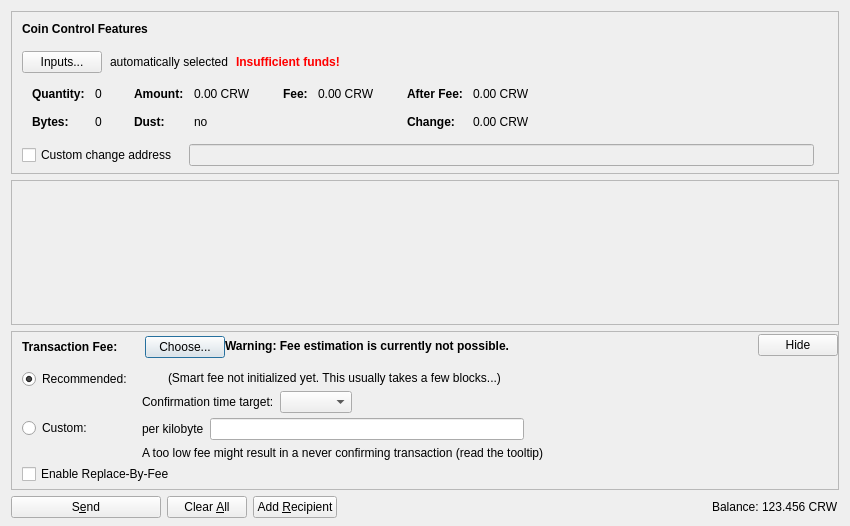
<?xml version="1.0" encoding="UTF-8"?>
<ui version="4.0">
 <class>SendCoinsDialog</class>
 <widget class="QDialog" name="SendCoinsDialog">
  <property name="geometry">
   <rect>
    <x>0</x>
    <y>0</y>
    <width>850</width>
    <height>526</height>
   </rect>
  </property>
  <property name="windowTitle">
   <string>Send Coins</string>
  </property>
  <layout class="QVBoxLayout" name="verticalLayout" stretch="0,1,0,0">
   <property name="bottomMargin">
    <number>8</number>
   </property>
   <item>
    <widget class="QFrame" name="frameCoinControl">
     <property name="sizePolicy">
      <sizepolicy hsizetype="Expanding" vsizetype="Expanding">
       <horstretch>0</horstretch>
       <verstretch>0</verstretch>
      </sizepolicy>
     </property>
     <property name="maximumSize">
      <size>
       <width>16777215</width>
       <height>16777215</height>
      </size>
     </property>
     <property name="frameShape">
      <enum>QFrame::StyledPanel</enum>
     </property>
     <property name="frameShadow">
      <enum>QFrame::Sunken</enum>
     </property>
     <layout class="QVBoxLayout" name="verticalLayoutCoinControl2">
      <property name="spacing">
       <number>0</number>
      </property>
      <property name="leftMargin">
       <number>0</number>
      </property>
      <property name="topMargin">
       <number>0</number>
      </property>
      <property name="rightMargin">
       <number>0</number>
      </property>
      <property name="bottomMargin">
       <number>6</number>
      </property>
      <item>
       <layout class="QVBoxLayout" name="verticalLayoutCoinControl" stretch="0,0,0,0,1">
        <property name="spacing">
         <number>0</number>
        </property>
        <property name="leftMargin">
         <number>10</number>
        </property>
        <property name="topMargin">
         <number>10</number>
        </property>
        <item>
         <layout class="QHBoxLayout" name="horizontalLayoutCoinControl1">
          <property name="bottomMargin">
           <number>15</number>
          </property>
          <item>
           <widget class="QLabel" name="labelCoinControlFeatures">
            <property name="sizePolicy">
             <sizepolicy hsizetype="Preferred" vsizetype="Maximum">
              <horstretch>0</horstretch>
              <verstretch>0</verstretch>
             </sizepolicy>
            </property>
            <property name="font">
             <font>
              <weight>75</weight>
              <bold>true</bold>
             </font>
            </property>
            <property name="styleSheet">
             <string notr="true">font-weight:bold;</string>
            </property>
            <property name="text">
             <string>Coin Control Features</string>
            </property>
           </widget>
          </item>
         </layout>
        </item>
        <item>
         <layout class="QHBoxLayout" name="horizontalLayoutCoinControl2" stretch="0,0,0,0">
          <property name="spacing">
           <number>8</number>
          </property>
          <property name="bottomMargin">
           <number>10</number>
          </property>
          <item>
           <widget class="QPushButton" name="pushButtonCoinControl">
            <property name="styleSheet">
             <string notr="true"/>
            </property>
            <property name="text">
             <string>Inputs...</string>
            </property>
            <property name="autoDefault">
             <bool>false</bool>
            </property>
           </widget>
          </item>
          <item>
           <widget class="QLabel" name="labelCoinControlAutomaticallySelected">
            <property name="text">
             <string>automatically selected</string>
            </property>
            <property name="margin">
             <number>5</number>
            </property>
           </widget>
          </item>
          <item>
           <widget class="QLabel" name="labelCoinControlInsuffFunds">
            <property name="font">
             <font>
              <weight>75</weight>
              <bold>true</bold>
             </font>
            </property>
            <property name="styleSheet">
             <string notr="true">color:red;font-weight:bold;</string>
            </property>
            <property name="text">
             <string>Insufficient funds!</string>
            </property>
            <property name="margin">
             <number>5</number>
            </property>
           </widget>
          </item>
          <item>
           <spacer name="horizontalSpacerCoinControl">
            <property name="orientation">
             <enum>Qt::Horizontal</enum>
            </property>
            <property name="sizeHint" stdset="0">
             <size>
              <width>40</width>
              <height>1</height>
             </size>
            </property>
           </spacer>
          </item>
         </layout>
        </item>
        <item>
         <widget class="QWidget" name="widgetCoinControl" native="true">
          <property name="sizePolicy">
           <sizepolicy hsizetype="Preferred" vsizetype="Preferred">
            <horstretch>0</horstretch>
            <verstretch>0</verstretch>
           </sizepolicy>
          </property>
          <property name="minimumSize">
           <size>
            <width>0</width>
            <height>0</height>
           </size>
          </property>
          <property name="styleSheet">
           <string notr="true"/>
          </property>
          <layout class="QHBoxLayout" name="horizontalLayoutCoinControl5">
           <property name="leftMargin">
            <number>0</number>
           </property>
           <property name="topMargin">
            <number>0</number>
           </property>
           <property name="rightMargin">
            <number>0</number>
           </property>
           <property name="bottomMargin">
            <number>0</number>
           </property>
           <item>
            <layout class="QHBoxLayout" name="horizontalLayoutCoinControl3" stretch="0,0,0,1">
             <property name="spacing">
              <number>20</number>
             </property>
             <property name="topMargin">
              <number>0</number>
             </property>
             <property name="bottomMargin">
              <number>10</number>
             </property>
             <item>
              <layout class="QFormLayout" name="formLayoutCoinControl1">
               <property name="horizontalSpacing">
                <number>10</number>
               </property>
               <property name="verticalSpacing">
                <number>14</number>
               </property>
               <property name="leftMargin">
                <number>10</number>
               </property>
               <property name="topMargin">
                <number>4</number>
               </property>
               <property name="rightMargin">
                <number>6</number>
               </property>
               <item row="0" column="0">
                <widget class="QLabel" name="labelCoinControlQuantityText">
                 <property name="font">
                  <font>
                   <weight>75</weight>
                   <bold>true</bold>
                  </font>
                 </property>
                 <property name="text">
                  <string>Quantity:</string>
                 </property>
                 <property name="margin">
                  <number>0</number>
                 </property>
                </widget>
               </item>
               <item row="0" column="1">
                <widget class="QLabel" name="labelCoinControlQuantity">
                 <property name="cursor">
                  <cursorShape>IBeamCursor</cursorShape>
                 </property>
                 <property name="contextMenuPolicy">
                  <enum>Qt::ActionsContextMenu</enum>
                 </property>
                 <property name="text">
                  <string notr="true">0</string>
                 </property>
                 <property name="margin">
                  <number>0</number>
                 </property>
                 <property name="textInteractionFlags">
                  <set>Qt::LinksAccessibleByMouse|Qt::TextSelectableByKeyboard|Qt::TextSelectableByMouse</set>
                 </property>
                </widget>
               </item>
               <item row="1" column="0">
                <widget class="QLabel" name="labelCoinControlBytesText">
                 <property name="font">
                  <font>
                   <weight>75</weight>
                   <bold>true</bold>
                  </font>
                 </property>
                 <property name="text">
                  <string>Bytes:</string>
                 </property>
                </widget>
               </item>
               <item row="1" column="1">
                <widget class="QLabel" name="labelCoinControlBytes">
                 <property name="cursor">
                  <cursorShape>IBeamCursor</cursorShape>
                 </property>
                 <property name="contextMenuPolicy">
                  <enum>Qt::ActionsContextMenu</enum>
                 </property>
                 <property name="text">
                  <string notr="true">0</string>
                 </property>
                 <property name="textInteractionFlags">
                  <set>Qt::LinksAccessibleByMouse|Qt::TextSelectableByKeyboard|Qt::TextSelectableByMouse</set>
                 </property>
                </widget>
               </item>
              </layout>
             </item>
             <item>
              <layout class="QFormLayout" name="formLayoutCoinControl2">
               <property name="horizontalSpacing">
                <number>10</number>
               </property>
               <property name="verticalSpacing">
                <number>14</number>
               </property>
               <property name="leftMargin">
                <number>6</number>
               </property>
               <property name="topMargin">
                <number>4</number>
               </property>
               <property name="rightMargin">
                <number>6</number>
               </property>
               <item row="0" column="0">
                <widget class="QLabel" name="labelCoinControlAmountText">
                 <property name="font">
                  <font>
                   <weight>75</weight>
                   <bold>true</bold>
                  </font>
                 </property>
                 <property name="text">
                  <string>Amount:</string>
                 </property>
                 <property name="margin">
                  <number>0</number>
                 </property>
                </widget>
               </item>
               <item row="0" column="1">
                <widget class="QLabel" name="labelCoinControlAmount">
                 <property name="cursor">
                  <cursorShape>IBeamCursor</cursorShape>
                 </property>
                 <property name="contextMenuPolicy">
                  <enum>Qt::ActionsContextMenu</enum>
                 </property>
                 <property name="text">
                  <string notr="true">0.00 CRW</string>
                 </property>
                 <property name="textInteractionFlags">
                  <set>Qt::LinksAccessibleByMouse|Qt::TextSelectableByKeyboard|Qt::TextSelectableByMouse</set>
                 </property>
                </widget>
               </item>
               <item row="1" column="0">
                <widget class="QLabel" name="labelCoinControlLowOutputText">
                 <property name="font">
                  <font>
                   <weight>75</weight>
                   <bold>true</bold>
                  </font>
                 </property>
                 <property name="text">
                  <string>Dust:</string>
                 </property>
                </widget>
               </item>
               <item row="1" column="1">
                <widget class="QLabel" name="labelCoinControlLowOutput">
                 <property name="cursor">
                  <cursorShape>IBeamCursor</cursorShape>
                 </property>
                 <property name="contextMenuPolicy">
                  <enum>Qt::ActionsContextMenu</enum>
                 </property>
                 <property name="text">
                  <string notr="true">no</string>
                 </property>
                 <property name="textInteractionFlags">
                  <set>Qt::LinksAccessibleByMouse|Qt::TextSelectableByKeyboard|Qt::TextSelectableByMouse</set>
                 </property>
                </widget>
               </item>
              </layout>
             </item>
             <item>
              <layout class="QFormLayout" name="formLayoutCoinControl3">
               <property name="horizontalSpacing">
                <number>10</number>
               </property>
               <property name="verticalSpacing">
                <number>14</number>
               </property>
               <property name="leftMargin">
                <number>6</number>
               </property>
               <property name="topMargin">
                <number>4</number>
               </property>
               <property name="rightMargin">
                <number>6</number>
               </property>
               <item row="0" column="0">
                <widget class="QLabel" name="labelCoinControlFeeText">
                 <property name="font">
                  <font>
                   <weight>75</weight>
                   <bold>true</bold>
                  </font>
                 </property>
                 <property name="text">
                  <string>Fee:</string>
                 </property>
                 <property name="margin">
                  <number>0</number>
                 </property>
                </widget>
               </item>
               <item row="0" column="1">
                <widget class="QLabel" name="labelCoinControlFee">
                 <property name="cursor">
                  <cursorShape>IBeamCursor</cursorShape>
                 </property>
                 <property name="contextMenuPolicy">
                  <enum>Qt::ActionsContextMenu</enum>
                 </property>
                 <property name="text">
                  <string notr="true">0.00 CRW</string>
                 </property>
                 <property name="textInteractionFlags">
                  <set>Qt::LinksAccessibleByMouse|Qt::TextSelectableByKeyboard|Qt::TextSelectableByMouse</set>
                 </property>
                </widget>
               </item>
              </layout>
             </item>
             <item>
              <layout class="QFormLayout" name="formLayoutCoinControl4">
               <property name="horizontalSpacing">
                <number>10</number>
               </property>
               <property name="verticalSpacing">
                <number>14</number>
               </property>
               <property name="leftMargin">
                <number>6</number>
               </property>
               <property name="topMargin">
                <number>4</number>
               </property>
               <property name="rightMargin">
                <number>6</number>
               </property>
               <item row="0" column="0">
                <widget class="QLabel" name="labelCoinControlAfterFeeText">
                 <property name="font">
                  <font>
                   <weight>75</weight>
                   <bold>true</bold>
                  </font>
                 </property>
                 <property name="text">
                  <string>After Fee:</string>
                 </property>
                 <property name="margin">
                  <number>0</number>
                 </property>
                </widget>
               </item>
               <item row="0" column="1">
                <widget class="QLabel" name="labelCoinControlAfterFee">
                 <property name="cursor">
                  <cursorShape>IBeamCursor</cursorShape>
                 </property>
                 <property name="contextMenuPolicy">
                  <enum>Qt::ActionsContextMenu</enum>
                 </property>
                 <property name="text">
                  <string notr="true">0.00 CRW</string>
                 </property>
                 <property name="textInteractionFlags">
                  <set>Qt::LinksAccessibleByMouse|Qt::TextSelectableByKeyboard|Qt::TextSelectableByMouse</set>
                 </property>
                </widget>
               </item>
               <item row="1" column="0">
                <widget class="QLabel" name="labelCoinControlChangeText">
                 <property name="font">
                  <font>
                   <weight>75</weight>
                   <bold>true</bold>
                  </font>
                 </property>
                 <property name="text">
                  <string>Change:</string>
                 </property>
                </widget>
               </item>
               <item row="1" column="1">
                <widget class="QLabel" name="labelCoinControlChange">
                 <property name="cursor">
                  <cursorShape>IBeamCursor</cursorShape>
                 </property>
                 <property name="contextMenuPolicy">
                  <enum>Qt::ActionsContextMenu</enum>
                 </property>
                 <property name="text">
                  <string notr="true">0.00 CRW</string>
                 </property>
                 <property name="textInteractionFlags">
                  <set>Qt::LinksAccessibleByMouse|Qt::TextSelectableByKeyboard|Qt::TextSelectableByMouse</set>
                 </property>
                </widget>
               </item>
              </layout>
             </item>
            </layout>
           </item>
          </layout>
         </widget>
        </item>
        <item>
         <layout class="QHBoxLayout" name="horizontalLayoutCoinControl4" stretch="0,0,0">
          <property name="spacing">
           <number>12</number>
          </property>
          <property name="sizeConstraint">
           <enum>QLayout::SetDefaultConstraint</enum>
          </property>
          <property name="topMargin">
           <number>5</number>
          </property>
          <property name="rightMargin">
           <number>5</number>
          </property>
          <item>
           <widget class="QCheckBox" name="checkBoxCoinControlChange">
            <property name="toolTip">
             <string>If this is activated, but the change address is empty or invalid, change will be sent to a newly generated address.</string>
            </property>
            <property name="text">
             <string>Custom change address</string>
            </property>
           </widget>
          </item>
          <item>
           <widget class="QValidatedLineEdit" name="lineEditCoinControlChange">
            <property name="enabled">
             <bool>false</bool>
            </property>
            <property name="sizePolicy">
             <sizepolicy hsizetype="Expanding" vsizetype="Fixed">
              <horstretch>0</horstretch>
              <verstretch>0</verstretch>
             </sizepolicy>
            </property>
           </widget>
          </item>
          <item>
           <widget class="QLabel" name="labelCoinControlChangeLabel">
            <property name="sizePolicy">
             <sizepolicy hsizetype="Preferred" vsizetype="Expanding">
              <horstretch>0</horstretch>
              <verstretch>0</verstretch>
             </sizepolicy>
            </property>
            <property name="minimumSize">
             <size>
              <width>0</width>
              <height>0</height>
             </size>
            </property>
            <property name="text">
             <string/>
            </property>
            <property name="margin">
             <number>3</number>
            </property>
           </widget>
          </item>
         </layout>
        </item>
        <item>
         <spacer name="verticalSpacerCoinControl">
          <property name="orientation">
           <enum>Qt::Vertical</enum>
          </property>
          <property name="sizeHint" stdset="0">
           <size>
            <width>800</width>
            <height>1</height>
           </size>
          </property>
         </spacer>
        </item>
       </layout>
      </item>
     </layout>
    </widget>
   </item>
   <item>
    <widget class="QScrollArea" name="scrollArea">
     <property name="widgetResizable">
      <bool>true</bool>
     </property>
     <widget class="QWidget" name="scrollAreaWidgetContents">
      <property name="geometry">
       <rect>
        <x>0</x>
        <y>0</y>
        <width>830</width>
        <height>104</height>
       </rect>
      </property>
      <layout class="QVBoxLayout" name="verticalLayout_2" stretch="0,1">
       <property name="leftMargin">
        <number>0</number>
       </property>
       <property name="topMargin">
        <number>0</number>
       </property>
       <property name="rightMargin">
        <number>0</number>
       </property>
       <property name="bottomMargin">
        <number>0</number>
       </property>
       <item>
        <layout class="QVBoxLayout" name="entries">
         <property name="spacing">
          <number>6</number>
         </property>
        </layout>
       </item>
       <item>
        <spacer name="verticalSpacer">
         <property name="orientation">
          <enum>Qt::Vertical</enum>
         </property>
         <property name="sizeHint" stdset="0">
          <size>
           <width>20</width>
           <height>40</height>
          </size>
         </property>
        </spacer>
       </item>
      </layout>
     </widget>
    </widget>
   </item>
   <item>
    <widget class="QFrame" name="frameFee">
     <property name="sizePolicy">
      <sizepolicy hsizetype="Expanding" vsizetype="Expanding">
       <horstretch>0</horstretch>
       <verstretch>0</verstretch>
      </sizepolicy>
     </property>
     <property name="maximumSize">
      <size>
       <width>16777215</width>
       <height>16777215</height>
      </size>
     </property>
     <property name="frameShape">
      <enum>QFrame::StyledPanel</enum>
     </property>
     <property name="frameShadow">
      <enum>QFrame::Sunken</enum>
     </property>
     <layout class="QVBoxLayout" name="verticalLayoutFee1">
      <property name="spacing">
       <number>0</number>
      </property>
      <property name="leftMargin">
       <number>0</number>
      </property>
      <property name="topMargin">
       <number>0</number>
      </property>
      <property name="rightMargin">
       <number>0</number>
      </property>
      <property name="bottomMargin">
       <number>0</number>
      </property>
      <item>
       <layout class="QVBoxLayout" name="verticalLayoutFee2" stretch="0,0,0">
        <property name="spacing">
         <number>0</number>
        </property>
        <property name="leftMargin">
         <number>10</number>
        </property>
        <property name="topMargin">
         <number>0</number>
        </property>
        <item>
         <layout class="QHBoxLayout" name="horizontalLayoutFee1">
          <property name="bottomMargin">
           <number>0</number>
          </property>
          <item>
           <layout class="QVBoxLayout" name="verticalLayoutFee7">
            <property name="spacing">
             <number>0</number>
            </property>
            <item>
             <spacer name="verticalSpacerSmartFee">
              <property name="orientation">
               <enum>Qt::Vertical</enum>
              </property>
              <property name="sizeType">
               <enum>QSizePolicy::Fixed</enum>
              </property>
              <property name="sizeHint" stdset="0">
               <size>
                <width>1</width>
                <height>4</height>
               </size>
              </property>
             </spacer>
            </item>
            <item>
             <layout class="QHBoxLayout" name="horizontalLayoutSmartFee">
              <property name="spacing">
               <number>10</number>
              </property>
              <item>
               <widget class="QLabel" name="labelFeeHeadline">
                <property name="sizePolicy">
                 <sizepolicy hsizetype="Preferred" vsizetype="Maximum">
                  <horstretch>0</horstretch>
                  <verstretch>0</verstretch>
                 </sizepolicy>
                </property>
                <property name="font">
                 <font>
                  <weight>75</weight>
                  <bold>true</bold>
                 </font>
                </property>
                <property name="styleSheet">
                 <string notr="true">font-weight:bold;</string>
                </property>
                <property name="text">
                 <string>Transaction Fee:</string>
                </property>
               </widget>
              </item>
              <item>
               <widget class="QLabel" name="labelFeeMinimized">
                <property name="text">
                 <string/>
                </property>
               </widget>
              </item>
              <item>
               <widget class="QPushButton" name="buttonChooseFee">
                <property name="text">
                 <string>Choose...</string>
                </property>
               </widget>
              </item>
             </layout>
            </item>
            <item>
             <spacer name="verticalSpacer_5">
              <property name="orientation">
               <enum>Qt::Vertical</enum>
              </property>
              <property name="sizeHint" stdset="0">
               <size>
                <width>1</width>
                <height>1</height>
               </size>
              </property>
             </spacer>
            </item>
           </layout>
          </item>
          <item>
           <widget class="QLabel" name="fallbackFeeWarningLabel">
            <property name="toolTip">
             <string>Using the fallbackfee can result in sending a transaction that will take several hours or days (or never) to confirm. Consider choosing your fee manually or wait until you have validated the complete chain.</string>
            </property>
            <property name="font">
            <font>
                <weight>75</weight>
                <bold>true</bold>
            </font>
            </property>
            <property name="text">
             <string>Warning: Fee estimation is currently not possible.</string>
            </property>
            <property name="wordWrap">
             <bool>false</bool>
            </property>
           </widget>
          </item>
          <item>
           <spacer name="horizontalSpacer_4">
            <property name="orientation">
             <enum>Qt::Horizontal</enum>
            </property>
            <property name="sizeType">
             <enum>QSizePolicy::MinimumExpanding</enum>
            </property>
            <property name="sizeHint" stdset="0">
             <size>
              <width>40</width>
              <height>20</height>
             </size>
            </property>
           </spacer>
          </item>
          <item>
           <widget class="QPushButton" name="buttonMinimizeFee">
            <property name="toolTip">
             <string>Hide transaction fee settings</string>
            </property>
            <property name="text">
             <string>Hide</string>
            </property>
           </widget>
          </item>
         </layout>
        </item>
        <item>
         <widget class="QFrame" name="frameFeeSelection">
          <layout class="QVBoxLayout" name="verticalLayoutFee12">
           <property name="spacing">
            <number>0</number>
           </property>
           <property name="leftMargin">
            <number>0</number>
           </property>
           <property name="topMargin">
            <number>0</number>
           </property>
           <property name="rightMargin">
            <number>0</number>
           </property>
           <property name="bottomMargin">
            <number>0</number>
           </property>
           <item>
            <layout class="QGridLayout" name="gridLayoutFee">
             <property name="topMargin">
              <number>10</number>
             </property>
             <property name="bottomMargin">
              <number>4</number>
             </property>
             <property name="horizontalSpacing">
              <number>10</number>
             </property>
             <property name="verticalSpacing">
              <number>4</number>
             </property>
             <item row="1" column="1">
              <layout class="QVBoxLayout" name="verticalLayoutFee8">
               <property name="spacing">
                <number>6</number>
               </property>
               <item>
                <layout class="QHBoxLayout" name="horizontalLayoutFee13">
                 <item>
                  <widget class="QLabel" name="labelCustomPerKilobyte">
                   <property name="toolTip">
                    <string>Specify a custom fee per kB (1,000 bytes) of the transaction's virtual size.

Note:  Since the fee is calculated on a per-byte basis, a fee of "100 satoshis per kB" for a transaction size of 500 bytes (half of 1 kB) would ultimately yield a fee of only 50 satoshis.</string>
                   </property>
                   <property name="text">
                    <string>per kilobyte</string>
                   </property>
                  </widget>
                 </item>
                 <item>
                  <widget class="BitcoinAmountField" name="customFee"/>
                 </item>
                 <item>
                  <spacer name="horizontalSpacer_6">
                   <property name="orientation">
                    <enum>Qt::Horizontal</enum>
                   </property>
                   <property name="sizeHint" stdset="0">
                    <size>
                     <width>1</width>
                     <height>1</height>
                    </size>
                   </property>
                  </spacer>
                 </item>
                </layout>
               </item>
               <item>
                <layout class="QHBoxLayout" name="horizontalLayoutFee8">
                 <item>
                  <widget class="QLabel" name="labelCustomFeeWarning">
                   <property name="enabled">
                    <bool>true</bool>
                   </property>
                   <property name="toolTip">
                    <string>When there is less transaction volume than space in the blocks, miners as well as relaying nodes may enforce a minimum fee. Paying only this minimum fee is just fine, but be aware that this can result in a never confirming transaction once there is more demand for bitcoin transactions than the network can process.</string>
                   </property>
                   <property name="text">
                    <string>A too low fee might result in a never confirming transaction (read the tooltip)</string>
                   </property>
                  </widget>
                 </item>
                 <item>
                  <spacer name="horizontalSpacer_2">
                   <property name="orientation">
                    <enum>Qt::Horizontal</enum>
                   </property>
                   <property name="sizeHint" stdset="0">
                    <size>
                     <width>1</width>
                     <height>1</height>
                    </size>
                   </property>
                  </spacer>
                 </item>
                </layout>
               </item>
              </layout>
             </item>
             <item row="0" column="0">
              <layout class="QVBoxLayout" name="verticalLayoutFee4" stretch="0,1">
               <item>
                <widget class="QRadioButton" name="radioSmartFee">
                 <property name="text">
                  <string>Recommended:</string>
                 </property>
                 <property name="checked">
                  <bool>true</bool>
                 </property>
                 <attribute name="buttonGroup">
                  <string notr="true">groupFee</string>
                 </attribute>
                </widget>
               </item>
               <item>
                <spacer name="verticalSpacer_2">
                 <property name="orientation">
                  <enum>Qt::Vertical</enum>
                 </property>
                 <property name="sizeHint" stdset="0">
                  <size>
                   <width>1</width>
                   <height>1</height>
                  </size>
                 </property>
                </spacer>
               </item>
              </layout>
             </item>
             <item row="1" column="0">
              <layout class="QVBoxLayout" name="verticalLayoutFee9" stretch="0,1">
               <item>
                <widget class="QRadioButton" name="radioCustomFee">
                 <property name="text">
                  <string>Custom:</string>
                 </property>
                 <attribute name="buttonGroup">
                  <string notr="true">groupFee</string>
                 </attribute>
                </widget>
               </item>
               <item>
                <spacer name="verticalSpacer_6">
                 <property name="orientation">
                  <enum>Qt::Vertical</enum>
                 </property>
                 <property name="sizeHint" stdset="0">
                  <size>
                   <width>1</width>
                   <height>1</height>
                  </size>
                 </property>
                </spacer>
               </item>
              </layout>
             </item>
             <item row="0" column="1">
              <layout class="QVBoxLayout" name="verticalLayoutFee3" stretch="0,0,1">
               <property name="spacing">
                <number>6</number>
               </property>
               <property name="topMargin">
                <number>2</number>
               </property>
               <item>
                <layout class="QHBoxLayout" name="horizontalLayoutFee12">
                 <item>
                  <widget class="QLabel" name="labelSmartFee">
                   <property name="text">
                    <string/>
                   </property>
                  </widget>
                 </item>
                 <item>
                  <widget class="QLabel" name="labelFeeEstimation">
                   <property name="text">
                    <string/>
                   </property>
                  </widget>
                 </item>
                 <item>
                  <widget class="QLabel" name="labelSmartFee2">
                   <property name="text">
                    <string>(Smart fee not initialized yet. This usually takes a few blocks...)</string>
                   </property>
                  </widget>
                 </item>
                 <item>
                  <spacer name="horizontalSpacer_5">
                   <property name="orientation">
                    <enum>Qt::Horizontal</enum>
                   </property>
                   <property name="sizeHint" stdset="0">
                    <size>
                     <width>1</width>
                     <height>1</height>
                    </size>
                   </property>
                  </spacer>
                 </item>
                </layout>
               </item>
               <item>
                <layout class="QHBoxLayout" name="horizontalLayoutFee9">
                 <item>
                  <layout class="QVBoxLayout" name="verticalLayoutFee6">
                   <item>
                    <widget class="QLabel" name="labelSmartFee3">
                     <property name="text">
                      <string>Confirmation time target:</string>
                     </property>
                    </widget>
                   </item>
                  </layout>
                 </item>
                 <item>
                  <layout class="QVBoxLayout" name="verticalLayoutFee5">
                   <property name="rightMargin">
                    <number>30</number>
                   </property>
                   <item>
                    <layout class="QHBoxLayout" name="horizontalLayoutConfTarget">
                     <property name="bottomMargin">
                      <number>0</number>
                     </property>
                     <item>
                      <widget class="QComboBox" name="confTargetSelector"/>
                     </item>
                     <item>
                      <spacer name="horizontalSpacerConfTarget">
                       <property name="orientation">
                        <enum>Qt::Horizontal</enum>
                       </property>
                       <property name="sizeHint" stdset="0">
                        <size>
                         <width>40</width>
                         <height>20</height>
                        </size>
                       </property>
                      </spacer>
                     </item>
                    </layout>
                   </item>
                  </layout>
                 </item>
                </layout>
               </item>
               <item>
                <spacer name="verticalSpacer_4">
                 <property name="orientation">
                  <enum>Qt::Vertical</enum>
                 </property>
                 <property name="sizeHint" stdset="0">
                  <size>
                   <width>1</width>
                   <height>1</height>
                  </size>
                 </property>
                </spacer>
               </item>
              </layout>
             </item>
            </layout>
           </item>
           <item>
            <widget class="QCheckBox" name="optInRBF">
             <property name="text">
              <string>Enable Replace-By-Fee</string>
             </property>
             <property name="toolTip">
              <string>With Replace-By-Fee (BIP-125) you can increase a transaction's fee after it is sent. Without this, a higher fee may be recommended to compensate for increased transaction delay risk.</string>
             </property>
            </widget>
           </item>
          </layout>
         </widget>
        </item>
        <item>
         <spacer name="verticalSpacerFee">
          <property name="orientation">
           <enum>Qt::Vertical</enum>
          </property>
          <property name="sizeHint" stdset="0">
           <size>
            <width>40</width>
            <height>5</height>
           </size>
          </property>
         </spacer>
        </item>
       </layout>
      </item>
     </layout>
    </widget>
   </item>
   <item>
    <layout class="QHBoxLayout" name="horizontalLayout">
     <item>
      <widget class="QPushButton" name="sendButton">
       <property name="minimumSize">
        <size>
         <width>150</width>
         <height>0</height>
        </size>
       </property>
       <property name="toolTip">
        <string>Confirm the send action</string>
       </property>
       <property name="text">
        <string>S&amp;end</string>
       </property>
       <property name="icon">
        <iconset resource="../bitcoin.qrc">
         <normaloff>:/icons/send</normaloff>:/icons/send</iconset>
       </property>
       <property name="autoDefault">
        <bool>false</bool>
       </property>
       <property name="default">
        <bool>false</bool>
       </property>
      </widget>
     </item>
     <item>
      <widget class="QPushButton" name="clearButton">
       <property name="sizePolicy">
        <sizepolicy hsizetype="Minimum" vsizetype="Fixed">
         <horstretch>0</horstretch>
         <verstretch>0</verstretch>
        </sizepolicy>
       </property>
       <property name="toolTip">
        <string>Clear all fields of the form.</string>
       </property>
       <property name="text">
        <string>Clear &amp;All</string>
       </property>
       <property name="icon">
        <iconset resource="../bitcoin.qrc">
         <normaloff>:/icons/remove</normaloff>:/icons/remove</iconset>
       </property>
       <property name="autoDefault">
        <bool>false</bool>
       </property>
      </widget>
     </item>
     <item>
      <widget class="QPushButton" name="addButton">
       <property name="toolTip">
        <string>Send to multiple recipients at once</string>
       </property>
       <property name="text">
        <string>Add &amp;Recipient</string>
       </property>
       <property name="icon">
        <iconset resource="../bitcoin.qrc">
         <normaloff>:/icons/add</normaloff>:/icons/add</iconset>
       </property>
       <property name="autoDefault">
        <bool>false</bool>
       </property>
      </widget>
     </item>
     <item>
      <spacer name="horizontalSpacer">
       <property name="orientation">
        <enum>Qt::Horizontal</enum>
       </property>
       <property name="sizeHint" stdset="0">
        <size>
         <width>40</width>
         <height>20</height>
        </size>
       </property>
      </spacer>
     </item>
     <item>
      <layout class="QHBoxLayout" name="horizontalLayout_2">
       <property name="spacing">
        <number>3</number>
       </property>
       <item>
        <widget class="QLabel" name="labelBalanceName">
         <property name="sizePolicy">
          <sizepolicy hsizetype="Preferred" vsizetype="Fixed">
           <horstretch>0</horstretch>
           <verstretch>0</verstretch>
          </sizepolicy>
         </property>
         <property name="text">
          <string>Balance:</string>
         </property>
        </widget>
       </item>
       <item>
        <widget class="QLabel" name="labelBalance">
         <property name="sizePolicy">
          <sizepolicy hsizetype="Preferred" vsizetype="Fixed">
           <horstretch>0</horstretch>
           <verstretch>0</verstretch>
          </sizepolicy>
         </property>
         <property name="cursor">
          <cursorShape>IBeamCursor</cursorShape>
         </property>
         <property name="text">
          <string notr="true">123.456 CRW</string>
         </property>
         <property name="textInteractionFlags">
          <set>Qt::LinksAccessibleByMouse|Qt::TextSelectableByKeyboard|Qt::TextSelectableByMouse</set>
         </property>
        </widget>
       </item>
      </layout>
     </item>
    </layout>
   </item>
  </layout>
 </widget>
 <customwidgets>
  <customwidget>
   <class>QValidatedLineEdit</class>
   <extends>QLineEdit</extends>
   <header>qt/qvalidatedlineedit.h</header>
  </customwidget>
  <customwidget>
   <class>BitcoinAmountField</class>
   <extends>QLineEdit</extends>
   <header>qt/bitcoinamountfield.h</header>
   <container>1</container>
  </customwidget>
 </customwidgets>
 <resources>
  <include location="../bitcoin.qrc"/>
 </resources>
 <connections/>
 <buttongroups>
  <buttongroup name="groupFee"/>
 </buttongroups>
</ui>
